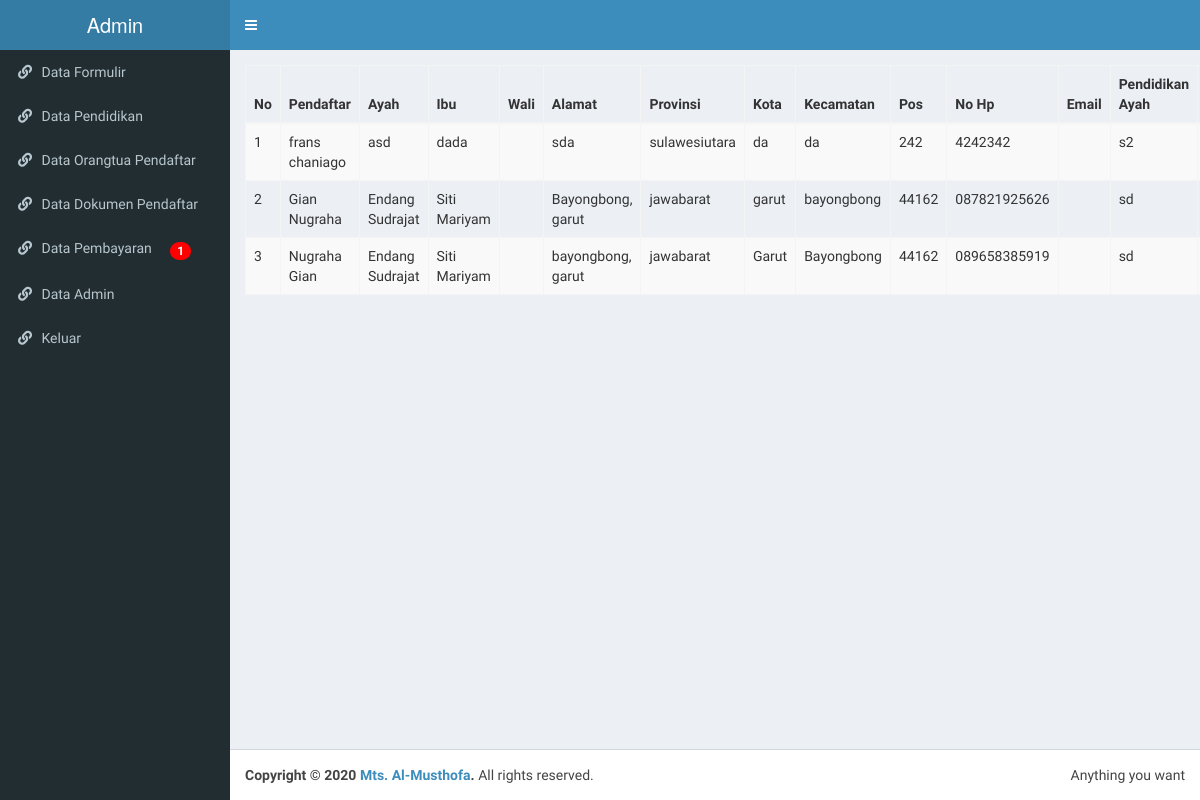
The page /admin/data_ortu.php (signed in) on the database its author committed.
### tables this page shows
CREATE TABLE `data_orangtua` (
  `id` int(11) NOT NULL AUTO_INCREMENT,
  `nama_pendaftar` varchar(100) NOT NULL,
  `id_pendaftar` int(11) NOT NULL,
  `nama_ayah` varchar(100) DEFAULT NULL,
  `nama_ibu` varchar(100) DEFAULT NULL,
  `nama_wali` varchar(100) DEFAULT NULL,
  `alamat` text NOT NULL,
  `provinsi` varchar(100) NOT NULL,
  `kota` varchar(100) NOT NULL,
  `kecamatan` varchar(100) NOT NULL,
  `kodepos` varchar(100) NOT NULL,
  `nohp` varchar(15) NOT NULL,
  `email_ortu` varchar(100) DEFAULT NULL,
  `pendidikan_ayah` varchar(100) NOT NULL,
  `pendidikan_ibu` varchar(100) NOT NULL,
  `pekerjaan_ayah` varchar(100) NOT NULL,
  `pekerjaan_ibu` varchar(100) NOT NULL,
  `penghasilan_ortu` varchar(100) NOT NULL,
  `status` int(11) DEFAULT NULL,
  PRIMARY KEY (`id`)
);

### admin/config/fungsi.php (called while the page is built, shortened)
<?php
function tampildataortu(){
	global $konek;
	$sql="SELECT * FROM data_orangtua";
	$result=mysqli_query($konek,$sql) or die('gagal menampilkan data');
	return $result;
}
 ?>

### admin/data_ortu.php (the view, shortened to what this page needs)
<?php include 'head.php';
if(empty($_SESSION['id'])){ ?>
  <script>window.location.href='login.php'</script>
<?php }else{
$result=tampildataortu();
?>
<link rel="stylesheet" type="text/css" href="dt/css/dataTables.bootstrap.css">
<table class="table table-striped table-bordered table-responsive">
  <thead>
    <tr>
      <th>No</th>
      <th>Pendaftar</th>
      <th>Ayah</th>
      <th>Ibu</th>
      <th>Wali</th>
      <th>Alamat</th>
      <th>Provinsi</th>
      <th>Kota</th>
      <th>Kecamatan</th>
      <th>Pos</th>
      <th>No Hp</th>
      <th>Email</th>
      <th>Pendidikan Ayah</th>
      <th>Pendidikan Ibu</th>
    </tr>
  </thead>
      <tbody>
      <?php $no=1; while ($row=mysqli_fetch_assoc($result)) {
      ?>
        <tr>
        <td><?= $no; ?></td>
        <td><?= $row['nama_pendaftar'] ?></td>
        <td><?= $row['nama_ayah'] ?></td>
        <td><?= $row['nama_ibu'] ?></td>
        <td><?= $row['nama_wali'] ?></td>
        <td><?= $row['alamat'] ?></td>
        <td><?= $row['provinsi'] ?></td>
        <td><?= $row['kota'] ?></td>
        <td><?= $row['kecamatan'] ?></td>
        <td><?= $row['kodepos'] ?></td>
        <td><?= $row['nohp'] ?></td>
        <td><?= $row['email_ortu'] ?></td>
        <td><?= $row['pendidikan_ayah'] ?></td>
        <td><?= $row['pendidikan_ibu'] ?></td>
        </tr>
        <?php $no++; }?>
      </tbody>
</table>
</head>
<?php } include 'foot.php'; ?>

### rows shown on the page
data_orangtua: nama_pendaftar "frans chaniago", nama_ayah "asd", nama_ibu "dada", alamat "sda", provinsi "sulawesiutara", kota "da", kecamatan "da", kodepos "242", nohp "4242342", pendidikan_ayah "s2"
data_orangtua: nama_pendaftar "Gian Nugraha", nama_ayah "Endang Sudrajat", nama_ibu "Siti Mariyam", alamat "Bayongbong, garut", provinsi "jawabarat", kota "garut", kecamatan "bayongbong", kodepos "44162", nohp "087821925626", pendidikan_ayah "sd"
data_orangtua: nama_pendaftar "Nugraha Gian", nama_ayah "Endang Sudrajat", nama_ibu "Siti Mariyam", alamat "bayongbong, garut", provinsi "jawabarat", kota "Garut", kecamatan "Bayongbong", kodepos "44162", nohp "089658385919", pendidikan_ayah "sd"

### other values the page prints
$count "1"
